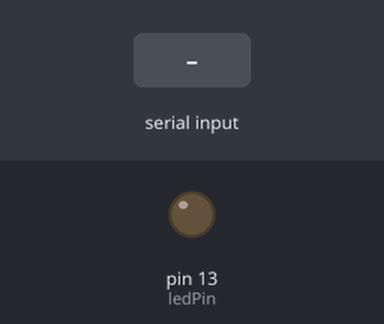
Bench run of a sketch on a simulated Arduino Uno, built with avr-gcc and run on an emulated ATmega328P. Parts: output pins drawn as LEDs (lit = HIGH). The test bench sets the inputs (shaded band).

Above: at 1.2 s.
1.3 s: "H" received over Serial
At 1.9 s:
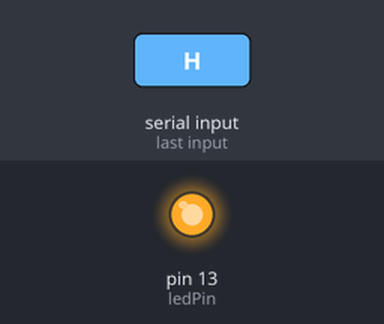
2.8 s: "L" received over Serial
At 4.2 s:
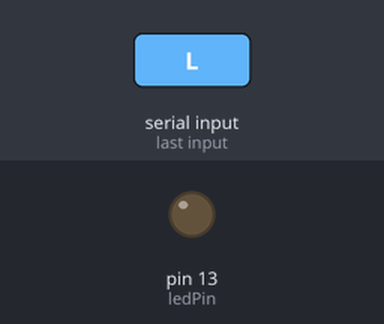
Timing chart, 0 to 5.8 s (numbered marks = the images above; inputs shaded):
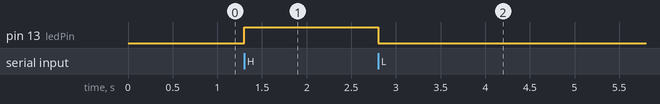

The sketch:

RaspberryLed.ino
```cpp
/*
 * Control de LED en Arduino desde Raspberry Pi
 * Ver: https://github.com/mcortex/RaspiTests/blob/master/ArduinoTests/ArduinoLed.py
 */

const int ledPin = 13;

void setup() {

  pinMode(ledPin,OUTPUT); // Inicializo el pin13 como salida digital
  Serial.begin(9600); // Inicializo el puerto serial a 9600 baudios para comunicar con la raspi


}

void loop() {

  // Si el puerto serie esta disponible me comunico con la raspi
  if (Serial.available()) {
    char varRecibida = Serial.read();
    if (varRecibida == 'H') {
      digitalWrite(ledPin,HIGH); // Si recibi una H prendo el LED
    }
    else if (varRecibida == 'L') {
      digitalWrite(ledPin,LOW); // Si recibi una L apago el LED
    }

  }

}
```

Measured:
- after the input at 1.3 s, pin 13 (ledPin): LOW → HIGH at once
- after the input at 2.8 s, pin 13 (ledPin): HIGH → LOW at once
